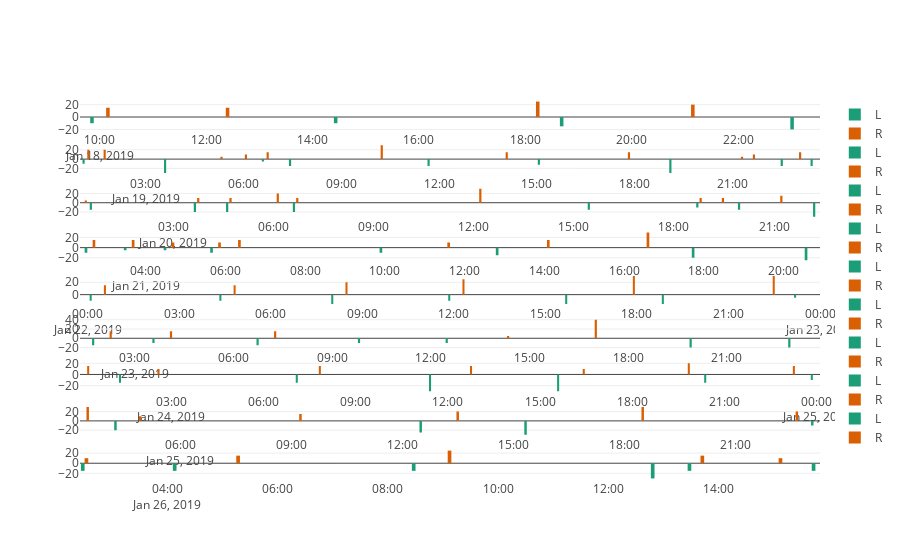

This figure's notebook cell:
### Code cell
iplot(fig)

### Figure 1 — Plotly figure (JSON) as saved in the notebook; plotly's stock layout.template omitted (floating-point values rounded to 4 significant figures)
{"data": [{"marker": {"color": "rgb(27,158,119)"}, "name": "L", "type": "bar", "uid": "c71e8ade-e19b-437d-aac1-1bd72d02db8a", "width": 240000, "x": ["2019-01-18 10:00:00", "2019-01-18 14:35:00", "2019-01-18 18:50:00", "2019-01-18 23:10:00"], "xaxis": "x", "y": [-10, -10, -15, -20], "yaxis": "y"}, {"marker": {"color": "rgb(217,95,2)"}, "name": "R", "type": "bar", "uid": "070ee86a-9793-44e2-b139-bc4c07f821b7", "width": 240000, "x": ["2019-01-18 10:00:00", "2019-01-18 12:15:00", "2019-01-18 18:05:00", "2019-01-18 21:00:00"], "xaxis": "x", "y": [15, 15, 25, 20], "yaxis": "y"}, {"marker": {"color": "rgb(27,158,119)"}, "name": "L", "type": "bar", "uid": "8f9e7811-154d-4fd5-a76e-e32325102631", "width": 240000, "x": ["2019-01-19 01:10:00", "2019-01-19 03:40:00", "2019-01-19 06:40:00", "2019-01-19 07:30:00", "2019-01-19 11:45:00", "2019-01-19 15:08:00", "2019-01-19 19:10:00", "2019-01-19 22:35:00", "2019-01-19 23:30:00"], "xaxis": "x2", "y": [-10, -30, -5, -15, -15, -12, -30, -15, -15], "yaxis": "y2"}, {"marker": {"color": "rgb(217,95,2)"}, "name": "R", "type": "bar", "uid": "3673f627-282d-4fbf-a69b-61a8d6fba8ec", "width": 240000, "x": ["2019-01-19 01:10:00", "2019-01-19 01:40:00", "2019-01-19 05:15:00", "2019-01-19 06:00:00", "2019-01-19 06:40:00", "2019-01-19 10:10:00", "2019-01-19 14:00:00", "2019-01-19 17:45:00", "2019-01-19 21:13:00", "2019-01-19 21:35:00", "2019-01-19 23:00:00"], "xaxis": "x2", "y": [20, 20, 5, 10, 15, 30, 15, 15, 5, 10, 15], "yaxis": "y2"}, {"marker": {"color": "rgb(27,158,119)"}, "name": "L", "type": "bar", "uid": "e614c186-a4ac-43ba-bd30-0ddb0fbb2d33", "width": 240000, "x": ["2019-01-20 00:35:00", "2019-01-20 03:42:00", "2019-01-20 04:40:00", "2019-01-20 06:40:00", "2019-01-20 15:30:00", "2019-01-20 18:45:00", "2019-01-20 20:00:00", "2019-01-20 22:15:00"], "xaxis": "x3", "y": [-15, -20, -20, -20, -15, -10, -15, -30], "yaxis": "y3"}, {"marker": {"color": "rgb(217,95,2)"}, "name": "R", "type": "bar", "uid": "35f96a9e-5178-43be-b04d-232e49bd8a86", "width": 240000, "x": ["2019-01-20 00:20:00", "2019-01-20 03:42:00", "2019-01-20 04:40:00", "2019-01-20 06:05:00", "2019-01-20 06:40:00", "2019-01-20 12:09:00", "2019-01-20 18:45:00", "2019-01-20 19:25:00", "2019-01-20 21:10:00"], "xaxis": "x3", "y": [5, 10, 10, 20, 10, 30, 10, 10, 15], "yaxis": "y3"}, {"marker": {"color": "rgb(27,158,119)"}, "name": "L", "type": "bar", "uid": "14fd2709-ee22-425b-b1c6-348cf8f674c8", "width": 240000, "x": ["2019-01-21 02:36:00", "2019-01-21 03:35:00", "2019-01-21 04:35:00", "2019-01-21 05:45:00", "2019-01-21 10:00:00", "2019-01-21 12:55:00", "2019-01-21 17:50:00", "2019-01-21 20:40:00"], "xaxis": "x4", "y": [-10, -5, -5, -10, -10, -15, -20, -25], "yaxis": "y4"}, {"marker": {"color": "rgb(217,95,2)"}, "name": "R", "type": "bar", "uid": "2f7b1b82-61ad-40d6-85f7-e41c84504a1c", "width": 240000, "x": ["2019-01-21 02:36:00", "2019-01-21 03:35:00", "2019-01-21 04:35:00", "2019-01-21 05:45:00", "2019-01-21 06:15:00", "2019-01-21 11:30:00", "2019-01-21 14:00:00", "2019-01-21 16:30:00"], "xaxis": "x4", "y": [15, 15, 10, 10, 15, 10, 15, 30], "yaxis": "y4"}, {"marker": {"color": "rgb(27,158,119)"}, "name": "L", "type": "bar", "uid": "28f22cd3-36be-424e-bd42-b92d5fd4ab38", "width": 240000, "x": ["2019-01-22 00:20:00", "2019-01-22 04:35:00", "2019-01-22 08:15:00", "2019-01-22 12:05:00", "2019-01-22 15:55:00", "2019-01-22 19:05:00", "2019-01-22 23:25:00"], "xaxis": "x5", "y": [-10, -10, -15, -10, -15, -15, -5], "yaxis": "y5"}, {"marker": {"color": "rgb(217,95,2)"}, "name": "R", "type": "bar", "uid": "691dd63b-2eaa-404b-90ea-996babd6196b", "width": 240000, "x": ["2019-01-22 00:20:00", "2019-01-22 04:35:00", "2019-01-22 08:15:00", "2019-01-22 12:05:00", "2019-01-22 17:40:00", "2019-01-22 22:15:00"], "xaxis": "x5", "y": [15, 15, 20, 25, 30, 30], "yaxis": "y5"}, {"marker": {"color": "rgb(27,158,119)"}, "name": "L", "type": "bar", "uid": "e63b1533-cfc8-4094-82e0-72cac080c10f", "width": 240000, "x": ["2019-01-23 02:00:00", "2019-01-23 03:50:00", "2019-01-23 07:00:00", "2019-01-23 10:05:00", "2019-01-23 12:45:00", "2019-01-23 20:10:00", "2019-01-23 23:10:00"], "xaxis": "x6", "y": [-15, -10, -15, -10, -10, -20, -20], "yaxis": "y6"}, {"marker": {"color": "rgb(217,95,2)"}, "name": "R", "type": "bar", "uid": "c5c75e86-e740-4161-a423-7cfab5c6c810", "width": 240000, "x": ["2019-01-23 02:00:00", "2019-01-23 03:50:00", "2019-01-23 07:00:00", "2019-01-23 14:05:00", "2019-01-23 16:45:00"], "xaxis": "x6", "y": [15, 15, 15, 5, 40], "yaxis": "y6"}, {"marker": {"color": "rgb(27,158,119)"}, "name": "L", "type": "bar", "uid": "a9a771ef-caec-4175-9809-5335ceeef4f8", "width": 240000, "x": ["2019-01-24 01:20:00", "2019-01-24 07:05:00", "2019-01-24 11:25:00", "2019-01-24 15:35:00", "2019-01-24 20:22:00", "2019-01-24 23:50:00"], "xaxis": "x7", "y": [-15, -15, -30, -30, -15, -10], "yaxis": "y7"}, {"marker": {"color": "rgb(217,95,2)"}, "name": "R", "type": "bar", "uid": "7a95d8c5-a43b-41eb-b519-f27d7aac335f", "width": 240000, "x": ["2019-01-24 00:18:00", "2019-01-24 02:35:00", "2019-01-24 07:50:00", "2019-01-24 12:45:00", "2019-01-24 16:25:00", "2019-01-24 19:50:00", "2019-01-24 23:15:00"], "xaxis": "x7", "y": [15, 10, 15, 15, 10, 20, 15], "yaxis": "y7"}, {"marker": {"color": "rgb(27,158,119)"}, "name": "L", "type": "bar", "uid": "f1c2f1dd-efe9-4050-8543-64bfd3817cf6", "width": 240000, "x": ["2019-01-25 04:15:00", "2019-01-25 12:30:00", "2019-01-25 15:20:00", "2019-01-25 23:05:00"], "xaxis": "x8", "y": [-20, -25, -30, -10], "yaxis": "y8"}, {"marker": {"color": "rgb(217,95,2)"}, "name": "R", "type": "bar", "uid": "b329f18f-9a64-40ef-ab8d-692d23aedcff", "width": 240000, "x": ["2019-01-25 03:30:00", "2019-01-25 04:55:00", "2019-01-25 09:15:00", "2019-01-25 13:30:00", "2019-01-25 18:30:00", "2019-01-25 22:40:00"], "xaxis": "x8", "y": [30, 10, 15, 20, 30, 20], "yaxis": "y8"}, {"marker": {"color": "rgb(27,158,119)"}, "name": "L", "type": "bar", "uid": "be828d79-80a9-4e65-a8bc-3da50c9d23d7", "width": 240000, "x": ["2019-01-26 02:30:00", "2019-01-26 04:10:00", "2019-01-26 08:30:00", "2019-01-26 12:50:00", "2019-01-26 13:30:00", "2019-01-26 15:45:00"], "xaxis": "x9", "y": [-15, -15, -15, -30, -15, -15], "yaxis": "y9"}, {"marker": {"color": "rgb(217,95,2)"}, "name": "R", "type": "bar", "uid": "9a71937d-41d3-4e80-b71c-af6a3a34a93e", "width": 240000, "x": ["2019-01-26 02:30:00", "2019-01-26 05:15:00", "2019-01-26 09:05:00", "2019-01-26 13:40:00", "2019-01-26 15:05:00"], "xaxis": "x9", "y": [10, 15, 25, 15, 10], "yaxis": "y9"}], "layout": {"xaxis": {"anchor": "y", "domain": [0, 1]}, "xaxis2": {"anchor": "y2", "domain": [0, 1]}, "xaxis3": {"anchor": "y3", "domain": [0, 1]}, "xaxis4": {"anchor": "y4", "domain": [0, 1]}, "xaxis5": {"anchor": "y5", "domain": [0, 1]}, "xaxis6": {"anchor": "y6", "domain": [0, 1]}, "xaxis7": {"anchor": "y7", "domain": [0, 1]}, "xaxis8": {"anchor": "y8", "domain": [0, 1]}, "xaxis9": {"anchor": "y9", "domain": [0, 1]}, "yaxis": {"anchor": "x", "domain": [0.9185, 1]}, "yaxis2": {"anchor": "x2", "domain": [0.8037, 0.8852]}, "yaxis3": {"anchor": "x3", "domain": [0.6889, 0.7704]}, "yaxis4": {"anchor": "x4", "domain": [0.5741, 0.6556]}, "yaxis5": {"anchor": "x5", "domain": [0.4593, 0.5407]}, "yaxis6": {"anchor": "x6", "domain": [0.3444, 0.4259]}, "yaxis7": {"anchor": "x7", "domain": [0.2296, 0.3111]}, "yaxis8": {"anchor": "x8", "domain": [0.1148, 0.1963]}, "yaxis9": {"anchor": "x9", "domain": [0, 0.08148]}}}
